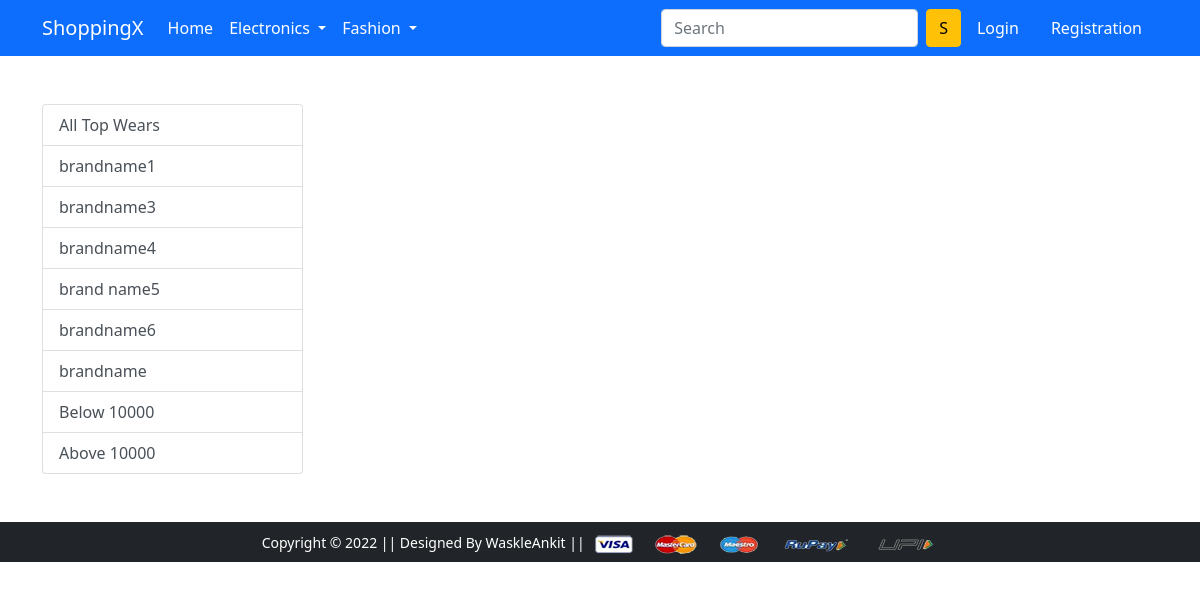
/topwear/brandname1, run on an earlier commit of the app's database.
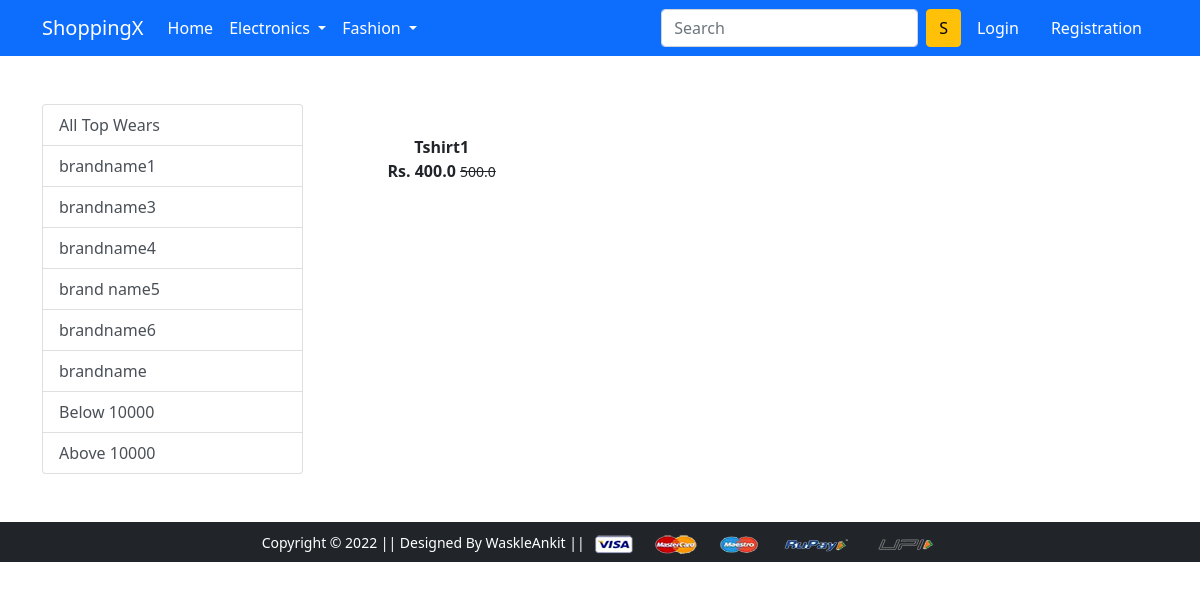
And on a later commit of the database.
### app/models.py (models this page shows, shortened)
class Product(models.Model):
    title = models.CharField(max_length=100)
    selling_price = models.FloatField()
    discounted_price = models.FloatField()
    description = models.TextField()
    brand = models.CharField(max_length=100)
    category = models.CharField(choices=CATEGORY_CHOICES,max_length=2)
    product_image = models.ImageField(upload_to='productimg')

### app/views.py (the view)
# urls.py: path('topwear/', views.topwear, name='topwear'),
def topwear(request,data = None):
 if data == None:
  topwears = Product.objects.filter(category='TW')
 elif data=='brandname4' or data =='brandname3' or data =='brandname' or data =='brandname6' or data =='brandname5' or data =='brandname1':
  topwears = Product.objects.filter(category='TW').filter(brand=data)
 elif data == 'below':
  topwears = Product.objects.filter(category='TW').filter(discounted_price__lt = 10000)
 elif data == 'above':
  topwears = Product.objects.filter(category='TW').filter(discounted_price__gt = 10000)
 return render(request, 'app/topwear.html',{'topwears':topwears})

### app/templates/app/topwear.html (shortened to what this page needs)
{% extends 'app/base.html' %}
{% load static %}
{% block main-content %}
<div class="container my-5">
 <div class="row">
  <div class="col-sm-3">
   <div class="list-group">
    <a href="{% url 'topwear' %}" class="list-group-item list-group-item-action " aria-current="true">
     All Top Wears
    </a>
    <a href="{% url 'topweardata' 'brandname1' %}" class="list-group-item list-group-item-action " aria-current="true">
     brandname1
    </a>
    <a href="{% url 'topweardata' 'brandname3' %}" class="list-group-item list-group-item-action ">
     brandname3
    </a>
    <a href="{% url 'topweardata' 'brandname4' %}" class="list-group-item list-group-item-action ">
     brandname4
    </a>
    <a href="{% url 'topweardata' 'brandname5' %}" class="list-group-item list-group-item-action ">
      brand name5
    </a>
    <a href="{% url 'topweardata' 'brandname6' %}" class="list-group-item list-group-item-action ">
     brandname6
    </a>
    <a href="{% url 'topweardata' 'brandname' %}" class="list-group-item list-group-item-action ">
     brandname
    </a>
     <a href="{% url 'topweardata' 'below' %}" class="list-group-item list-group-item-action ">
     Below 10000
    </a>
    <a href="{% url 'topweardata' 'above' %}" class="list-group-item list-group-item-action ">
     Above 10000
    </a>
   </div>
  </div>
  <div class="col-sm-8 ">
   <div class="row">
    {% for product in topwears %}
    <div class="col-sm-4 text-center mb-4">
     <a href="{% url 'product-detail' product.id %}" class="btn">
      <div class="item">
        <div class="fw-bold">{{ product.title }}</div>
        <div class="fw-bold">Rs. {{ product.discounted_price }}
        <small class="fw-light text-decoration-line-through">
         {{product.selling_price}}
         </small>
        </div>
      </div>
     </a>
    </div>
    {% endfor %}
   </div>
  </div>
   </div>
  </div>
{% endblock main-content %}

### app/templates/app/base.html (shortened to what this page needs)
<!doctype html>
{% load static %}
<html lang="en">
  <head>
    <link href="https://cdn.jsdelivr.net/npm/bootstrap@5.0.0-beta1/dist/css/bootstrap.min.css" rel="stylesheet">
    <link rel="stylesheet" href="{% static 'app/css/owl.carousel.min.css' %}">
    <link rel="stylesheet" href="{% static 'app/css/all.min.css' %}">
    <link rel="stylesheet" href="{% static 'app/css/style.css' %}">
  </head>
  <body>
    <nav class="navbar navbar-expand-lg navbar-dark bg-primary">
     <div class="container">
       <a class="navbar-brand" href="/">ShoppingX</a>
       <div class="collapse navbar-collapse" id="navbarSupportedContent">
         <ul class="navbar-nav me-auto mb-2 mb-lg-0">
           <li class="nav-item">
             <a class="nav-link active" aria-current="page" href="/">Home</a>
           </li>
           <li class="nav-item dropdown">
             <a class="nav-link dropdown-toggle text-white" href="#" id="electronicsDropdown" role="button" data-bs-toggle="dropdown" aria-expanded="false">
               Electronics
             </a>
           </li>
           <li class="nav-item dropdown">
             <a class="nav-link dropdown-toggle text-white" href="#" id="fashionDropdown" role="button" data-bs-toggle="dropdown" aria-expanded="false">
               Fashion
             </a>
           </li>
         </ul>
         <form class="d-flex">
           <input class="form-control me-2" type="search" placeholder="Search" aria-label="Search">
           <button class="btn btn-warning" type="submit">S</button>
         </form>
         <div>
          <ul class="navbar-nav me-auto mb-2 mb-lg-0">
           {% if request.user.is_authenticated %}
           <li class="nav-item dropdown mx-2">
              <a class="nav-link dropdown-toggle text-white" href="#" id="profileDropdown" role="button" data-bs-toggle="dropdown" aria-expanded="false">
                {{ request.user }}
              </a>
              <ul class="dropdown-menu" aria-labelledby="profileDropdown">
                <li><a class="dropdown-item" href="{% url 'profile' %}">Profile</a></li>
                <li><a class="dropdown-item" href="{% url 'orders' %}">Orders</a></li>
                <li><a class="dropdown-item" href="{% url 'passwordchange' %}">Change Password</a></li>
                <li><a class="dropdown-item" href="{% url 'logout' %}">Logout</a></li>
              </ul>
            </li>
            <li class="nav-item mx-2">
             <a href="{% url 'add-to-cart' %}" class="nav-link text-white"><span class="badge bg-danger">4</span> Cart </a>
            </li>
           {% else %}
            <li class="nav-item mx-2">
             <a href="{% url 'login' %}" class="nav-link text-white">Login</a>
            </li>
            <li class="nav-item mx-2">
             <a href="{% url 'customerregistration' %}" class="nav-link text-white">Registration</a>
            </li>
           {% endif %}
          </ul>
         </div>
       </div>
     </div>
    </nav>
    {% block main-content %} {% endblock main-content %}
    <footer class="container-fluid bg-dark text-center p-2 mt-5">
        <small class="text-white">Copyright &copy; 2022 || Designed By WaskleAnkit || </small>
        <img src="{% static 'app/images/payment.png' %}" alt="" srcset="" class="img-fluid" height="2px">
    </footer>
  </body>
</html>

What changed in the data, as far as the page shows it:
now on this page (row edited): Product: title "Tshirt1", discounted_price "400.0", selling_price "500.0"
